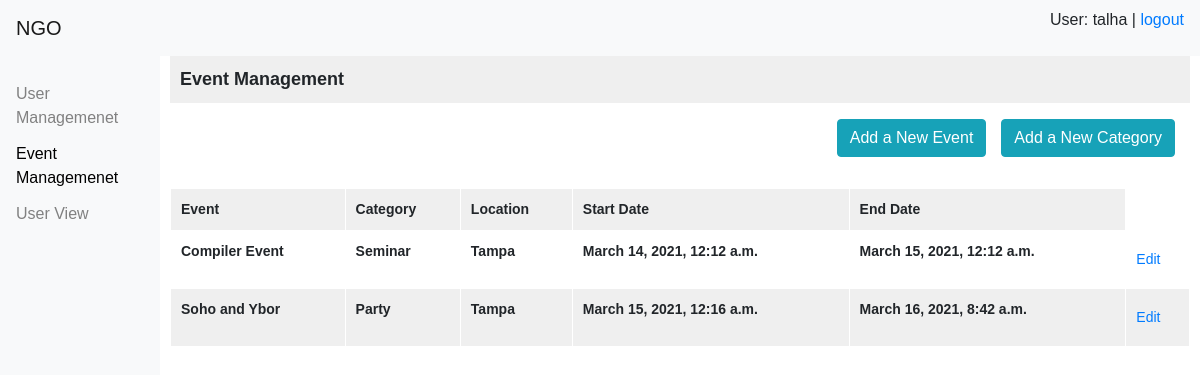
/events/ (signed in), run on the app's committed database.
### event/models.py (models this page shows, shortened)
class Event(models.Model):
    Category = models.ForeignKey(Category, null=True, related_name='categories', on_delete=models.CASCADE)
    title = models.CharField(max_length=30)
    description = models.CharField(max_length=200)
    start_date = models.DateTimeField(default=timezone.now)
    end_date = models.DateTimeField(blank=True, null=True)
    start_time = models.TimeField(default=timezone.now)
    end_time = models.TimeField(blank=True, null=True)
    location = models.CharField(max_length=30)
    image = models.ImageField(upload_to='event', blank=True)
    adult_price = models.FloatField(default=0.0)
    child_price = models.FloatField(default=0.0)
    Allow_Registration = models.BooleanField()

class Category(models.Model):
    category_type = models.CharField(max_length=100)
    def __str__(self):
        return self.category_type

### event/views.py (the view, shortened to what this page needs)
# urls.py: path('', views.EventList.as_view(), name='event_list'),
class EventList(LoginRequiredMixin, ListView):
    model = Event
    template_name = 'event/event_list.html'
    context_object_name = 'events'
    success_url = reverse_lazy('event:event_list')
    login_url = 'login'

### event/templates/event/event_list.html (shortened to what this page needs)
{% extends '../base.html' %}
{% block active_class %}
class=""
{% endblock %}
{% block active_class1 %}
class="active"
{% endblock %}
{% block content %}
<p class='pageHeader'>Event Management</p>
   <div class='container'>
            <div class='row floatBtn' >
        <div class="col-xsm">
          <p><a  class='btn btn-info' href="{% url 'event:event_create' %}" > Add a New Event </a></p>
        </div>
        <div class="col-sm">
            <p><a  class='btn btn-info' href="{% url 'event:category_new' %}" > Add a New Category </a></p>
        </div>
        </div>
        </div>
    {% if events %}
        <table>
            <tr>
                <th> Event </th>
                <th> Category </th>
                <th> Location </th>
                <th> Start Date </th>
                <th> End Date </th>
            </tr>
        {% for event in events %}
            <tr>
                <td><p><b>{{ event.title }}</b></p></td>
                <td><p><b>{{ event.Category }}</b></p></td>
                <td><p><b>{{ event.location }}</b></p></td>
                <td><p><b>{{ event.start_date }}</b></p></td>
                                <td><p><b>{{ event.end_date }}</b></p></td>
                <td><a href="{% url 'event:event_update' event.id %}" > Edit </a></td>
            </tr>
        {% endfor %}
          </table>
    {% else %}
        <p>No Event are available.</p>
    {% endif %}
{% endblock content %}

### templates/base.html (shortened to what this page needs)
<!doctype html>
{% load static %}
<html lang="en">
  <head>
    <link rel="stylesheet" href="https://stackpath.bootstrapcdn.com/bootstrap/4.3.1/css/bootstrap.min.css">
    <link href="{% static 'css/base.css' %}" rel="stylesheet">
  </head>
  <body>
  <nav class="navbar navbar-expand-lg navbar-light bg-light">
  <a class="navbar-brand" href="{% url 'user:user_List' %}">NGO</a>
  <div class="collapse navbar-collapse" id="navbarSupportedContent">
      {% if user.username %}
                <p>User: {{ user.username }} | <a href="{% url 'logout' %}?next={{request.path}}">logout</a></p>
            {% else %}
                <p><a href="{% url 'login' %}?next={{request.path}}">login</a></p>
            {% endif %}
  </div>
</nav>
  <div class="sidenav">
  <a  {% block active_class %} {% endblock %} href="{% url 'user:user_List' %}">User Managemenet</a>
  <a {% block active_class1 %} {% endblock %} href="{% url 'event:event_list' %}">Event Managemenet</a>
  <a {% block active_class2 %} {% endblock %} href="{% url 'user:event_list' %}">User View</a>
</div>
  <div class="main">
      {% block content %}
        {% endblock %}
  </div>
  </body>
</html>

### user/static/css/base.css (style rules this page uses)
body { margin:120; padding:0; font-family:helvetica, sans-serif; }
a { text-decoration:none; }
table { width:100%; border-spacing:0; border-collapse: collapse; }
table ,th { border: 1px solid white; text-align:left; font-size:14px; padding:10px; margin:0; }
table,td { border: 1px solid white; text-align:left; font-size:14px; padding:10px; margin:0; }
tbody tr:nth-child(odd) { background:#efefef; }
.sidenav { height: 100%; width: 160px; position: fixed; z-index: 1; left: 0; background-color:#f8f9fa!important; overflow-x: hidden; padding-top: 20px; }
.sidenav a { padding: 6px 8px 6px 16px; text-decoration: none; color: #818181; display: block; }
.main { margin-left: 160px; font-size: 15px; padding: 0px 10px; }
.sidenav .active { color: black !important; }
.pageHeader { background-color: #efefef; padding: 10px; font-weight: bold; font-size: 18px; }
.floatBtn { float: right; margin-bottom: 15px; }
a:hover, a:visited, a:link, a:active { text-decoration: none; }

### data on the page
Event: title "Compiler Event", Category "Seminar", location "Tampa", start_date "March 14, 2021, 12:12 a.m.", end_date "March 15, 2021, 12:12 a.m."
Event: title "Soho and Ybor", Category "Party", location "Tampa", start_date "March 15, 2021, 12:16 a.m.", end_date "March 16, 2021, 8:42 a.m."

### other printed values
{{ user.username }} "talha"
